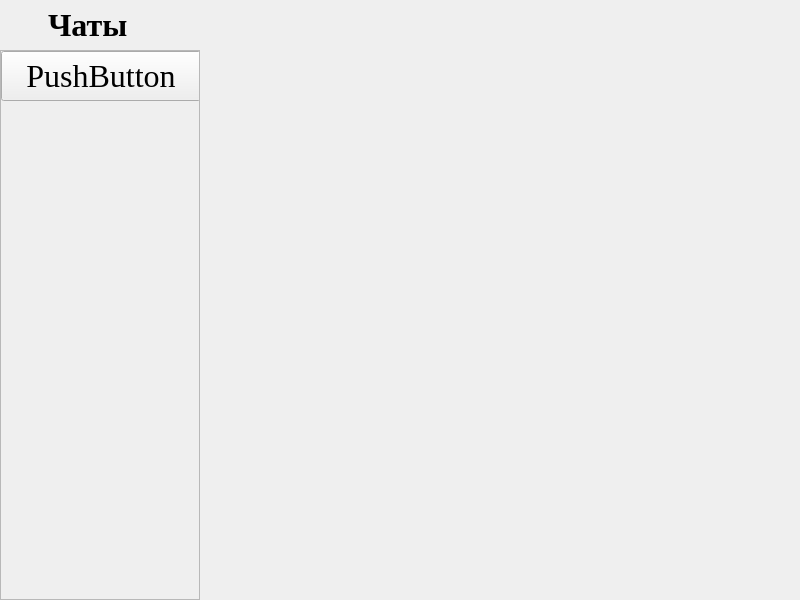
<?xml version="1.0" encoding="UTF-8"?>
<ui version="4.0">
 <class>MainWindow</class>
 <widget class="QMainWindow" name="MainWindow">
  <property name="geometry">
   <rect>
    <x>0</x>
    <y>0</y>
    <width>800</width>
    <height>600</height>
   </rect>
  </property>
  <property name="windowTitle">
   <string>MainWindow</string>
  </property>
  <widget class="QWidget" name="centralwidget">
   <widget class="QScrollArea" name="scrollArea">
    <property name="geometry">
     <rect>
      <x>0</x>
      <y>50</y>
      <width>200</width>
      <height>550</height>
     </rect>
    </property>
    <property name="widgetResizable">
     <bool>true</bool>
    </property>
    <widget class="QWidget" name="scrollAreaWidgetContents">
     <property name="geometry">
      <rect>
       <x>0</x>
       <y>0</y>
       <width>198</width>
       <height>548</height>
      </rect>
     </property>
     <widget class="QPushButton" name="pushButton">
      <property name="geometry">
       <rect>
        <x>0</x>
        <y>0</y>
        <width>200</width>
        <height>50</height>
       </rect>
      </property>
      <property name="font">
       <font>
        <family>Times New Roman</family>
        <pointsize>24</pointsize>
       </font>
      </property>
      <property name="text">
       <string>PushButton</string>
      </property>
     </widget>
    </widget>
   </widget>
   <widget class="QLabel" name="label">
    <property name="geometry">
     <rect>
      <x>0</x>
      <y>0</y>
      <width>200</width>
      <height>50</height>
     </rect>
    </property>
    <property name="font">
     <font>
      <family>Times New Roman</family>
      <pointsize>24</pointsize>
      <weight>75</weight>
      <bold>true</bold>
      <underline>false</underline>
      <strikeout>false</strikeout>
      <stylestrategy>PreferDefault</stylestrategy>
     </font>
    </property>
    <property name="mouseTracking">
     <bool>false</bool>
    </property>
    <property name="focusPolicy">
     <enum>Qt::NoFocus</enum>
    </property>
    <property name="text">
     <string>      Чаты</string>
    </property>
   </widget>
  </widget>
 </widget>
 <resources/>
 <connections/>
</ui>
